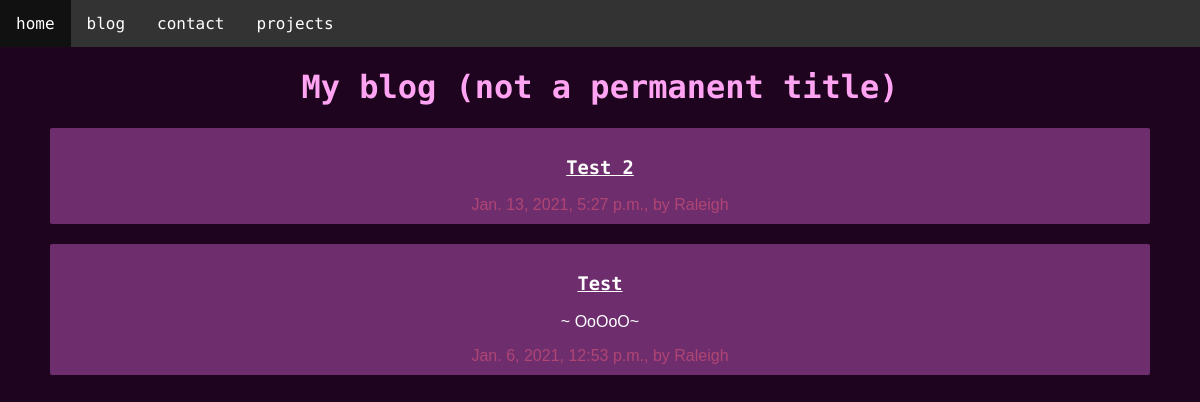
The page /blog on the database as committed earlier.
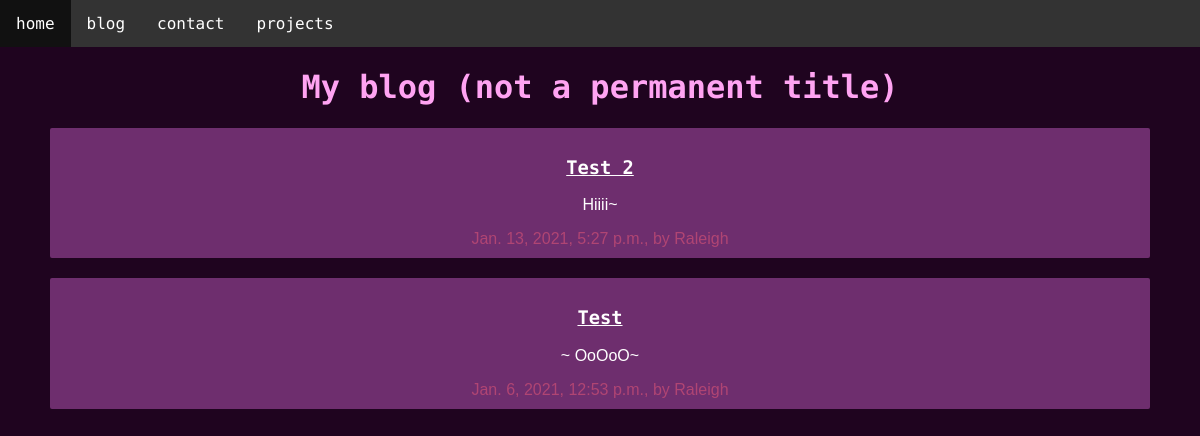
The same page on the database as committed later.
### blog_app/models.py (models this page shows, shortened)
class Post(models.Model):
    author = models.ForeignKey(settings.AUTH_USER_MODEL, on_delete=models.CASCADE)
    title = models.CharField(max_length=200)
    text = models.TextField()
    image = models.TextField()
    created_date = models.DateTimeField(default=timezone.now)
    published_date = models.DateTimeField(blank=True, null=True)
    flavor_text = models.CharField(max_length=128, default=" ")

### blog_app/views.py (the view)
# urls.py: path('blog', views.post_list, name='blog'),
def post_list(request):
    posts = Post.objects.filter(published_date__lte=timezone.now()).order_by('published_date').reverse()
    return render(request, 'blog/post_list.html', {'posts': posts})

### blog_app/templates/blog/post_list.html (shortened to what this page needs)
{% load static %}
<html>
  <head>
    <link rel="stylesheet" href="{% static 'css/navbar.css' %}">
  </head>
  <body>
    <ul>
     <li><a href="/">home</a></li>
     <li><a href="/blog">blog</a></li>
     <li><a href="/contact">contact</a></li>
     <li><a href="/projects">projects</a></li>
    </ul>
    <link rel="stylesheet" href="{% static 'css/blog.css' %}">
    <h1 class="center">My blog (not a permanent title) </h1>
    <div id="post_list" class="center">
    {% for post in posts %}
      <article class="darken">
        <h3><a href = "{% url 'post_detail' pk=post.pk %}">{{ post.title }}</a></h3>
        <p>{{ post.flavor_text }}</p>
        <date>{{ post.published_date }}, by {{ post.author }}</date>
      </article>
    {% endfor %}
    </div>
  </body>
</html>

Rows that differ between the two databases and show on the page:
changed Post "Test 2": flavor_text (not shown) → "Hiiii~"
